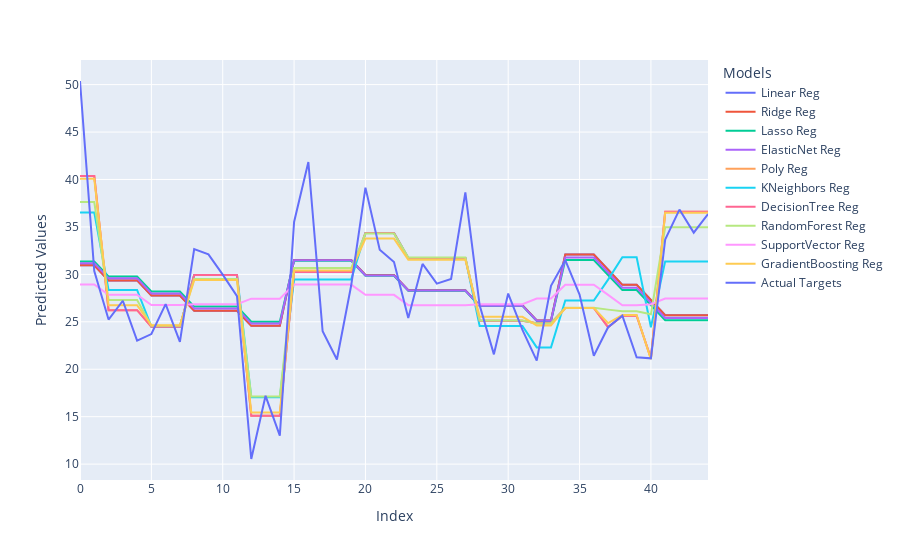

Notebook code for this chart:
### Code cell
fig = px.line(combinedDf, x='Index', y='Predicted Values', color='Models')
fig.show()

### Figure 1 — Plotly figure (JSON) as saved in the notebook; plotly's stock layout.template omitted (floating-point values rounded to 4 significant figures)
{"data": [{"hovertemplate": "Models=Linear Reg<br>Index=%{x}<br>Predicted Values=%{y}<extra></extra>", "legendgroup": "Linear Reg", "line": {"color": "#636efa", "dash": "solid"}, "marker": {"symbol": "circle"}, "mode": "lines", "name": "Linear Reg", "orientation": "v", "showlegend": true, "type": "scatter", "x": [0, 1, 2, 3, 4, 5, 6, 7, 8, 9, 10, 11, 12, 13, 14, 15, 16, 17, 18, 19, 20, 21, 22, 23, 24, 25, 26, 27, 28, 29, 30, 31, 32, 33, 34, 35, 36, 37, 38, 39, 40, 41, 42, 43, 44], "xaxis": "x", "y": [30.96, 30.96, 29.36, 29.36, 29.36, 27.77, 27.77, 27.77, 26.17, 26.17, 26.17, 26.17, 24.57, 24.57, 24.57, 31.53, 31.53, 31.53, 31.53, 31.53, 29.93, 29.93, 29.93, 28.33, 28.33, 28.33, 28.33, 28.33, 26.74, 26.74, 26.74, 26.74, 25.14, 25.14, 32.09, 32.09, 32.09, 30.49, 28.9, 28.9, 27.3, 25.7, 25.7, 25.7, 25.7], "yaxis": "y"}, {"hovertemplate": "Models=Ridge Reg<br>Index=%{x}<br>Predicted Values=%{y}<extra></extra>", "legendgroup": "Ridge Reg", "line": {"color": "#EF553B", "dash": "solid"}, "marker": {"symbol": "circle"}, "mode": "lines", "name": "Ridge Reg", "orientation": "v", "showlegend": true, "type": "scatter", "x": [0, 1, 2, 3, 4, 5, 6, 7, 8, 9, 10, 11, 12, 13, 14, 15, 16, 17, 18, 19, 20, 21, 22, 23, 24, 25, 26, 27, 28, 29, 30, 31, 32, 33, 34, 35, 36, 37, 38, 39, 40, 41, 42, 43, 44], "xaxis": "x", "y": [30.96, 30.96, 29.37, 29.37, 29.37, 27.77, 27.77, 27.77, 26.17, 26.17, 26.17, 26.17, 24.57, 24.57, 24.57, 31.53, 31.53, 31.53, 31.53, 31.53, 29.93, 29.93, 29.93, 28.33, 28.33, 28.33, 28.33, 28.33, 26.73, 26.73, 26.73, 26.73, 25.14, 25.14, 32.09, 32.09, 32.09, 30.49, 28.9, 28.9, 27.3, 25.7, 25.7, 25.7, 25.7], "yaxis": "y"}, {"hovertemplate": "Models=Lasso Reg<br>Index=%{x}<br>Predicted Values=%{y}<extra></extra>", "legendgroup": "Lasso Reg", "line": {"color": "#00cc96", "dash": "solid"}, "marker": {"symbol": "circle"}, "mode": "lines", "name": "Lasso Reg", "orientation": "v", "showlegend": true, "type": "scatter", "x": [0, 1, 2, 3, 4, 5, 6, 7, 8, 9, 10, 11, 12, 13, 14, 15, 16, 17, 18, 19, 20, 21, 22, 23, 24, 25, 26, 27, 28, 29, 30, 31, 32, 33, 34, 35, 36, 37, 38, 39, 40, 41, 42, 43, 44], "xaxis": "x", "y": [31.37, 31.37, 29.78, 29.78, 29.78, 28.19, 28.19, 28.19, 26.6, 26.6, 26.6, 26.6, 25.01, 25.01, 25.01, 31.44, 31.44, 31.44, 31.44, 31.44, 29.85, 29.85, 29.85, 28.27, 28.27, 28.27, 28.27, 28.27, 26.68, 26.68, 26.68, 26.68, 25.09, 25.09, 31.52, 31.52, 31.52, 29.93, 28.34, 28.34, 26.75, 25.16, 25.16, 25.16, 25.16], "yaxis": "y"}, {"hovertemplate": "Models=ElasticNet Reg<br>Index=%{x}<br>Predicted Values=%{y}<extra></extra>", "legendgroup": "ElasticNet Reg", "line": {"color": "#ab63fa", "dash": "solid"}, "marker": {"symbol": "circle"}, "mode": "lines", "name": "ElasticNet Reg", "orientation": "v", "showlegend": true, "type": "scatter", "x": [0, 1, 2, 3, 4, 5, 6, 7, 8, 9, 10, 11, 12, 13, 14, 15, 16, 17, 18, 19, 20, 21, 22, 23, 24, 25, 26, 27, 28, 29, 30, 31, 32, 33, 34, 35, 36, 37, 38, 39, 40, 41, 42, 43, 44], "xaxis": "x", "y": [31.18, 31.18, 29.59, 29.59, 29.59, 27.99, 27.99, 27.99, 26.4, 26.4, 26.4, 26.4, 24.81, 24.81, 24.81, 31.48, 31.48, 31.48, 31.48, 31.48, 29.89, 29.89, 29.89, 28.3, 28.3, 28.3, 28.3, 28.3, 26.7, 26.7, 26.7, 26.7, 25.11, 25.11, 31.78, 31.78, 31.78, 30.19, 28.6, 28.6, 27.0, 25.41, 25.41, 25.41, 25.41], "yaxis": "y"}, {"hovertemplate": "Models=Poly Reg<br>Index=%{x}<br>Predicted Values=%{y}<extra></extra>", "legendgroup": "Poly Reg", "line": {"color": "#FFA15A", "dash": "solid"}, "marker": {"symbol": "circle"}, "mode": "lines", "name": "Poly Reg", "orientation": "v", "showlegend": true, "type": "scatter", "x": [0, 1, 2, 3, 4, 5, 6, 7, 8, 9, 10, 11, 12, 13, 14, 15, 16, 17, 18, 19, 20, 21, 22, 23, 24, 25, 26, 27, 28, 29, 30, 31, 32, 33, 34, 35, 36, 37, 38, 39, 40, 41, 42, 43, 44], "xaxis": "x", "y": [40.37, 40.37, 26.23, 26.23, 26.23, 24.49, 24.49, 24.49, 29.93, 29.93, 29.93, 29.93, 15.1, 15.1, 15.1, 30.24, 30.24, 30.24, 30.24, 30.24, 34.35, 34.35, 34.35, 31.71, 31.71, 31.71, 31.71, 31.71, 25.11, 25.11, 25.11, 25.11, 24.86, 24.86, 26.45, 26.45, 26.45, 24.43, 25.65, 25.65, 21.15, 36.6, 36.6, 36.6, 36.6], "yaxis": "y"}, {"hovertemplate": "Models=KNeighbors Reg<br>Index=%{x}<br>Predicted Values=%{y}<extra></extra>", "legendgroup": "KNeighbors Reg", "line": {"color": "#19d3f3", "dash": "solid"}, "marker": {"symbol": "circle"}, "mode": "lines", "name": "KNeighbors Reg", "orientation": "v", "showlegend": true, "type": "scatter", "x": [0, 1, 2, 3, 4, 5, 6, 7, 8, 9, 10, 11, 12, 13, 14, 15, 16, 17, 18, 19, 20, 21, 22, 23, 24, 25, 26, 27, 28, 29, 30, 31, 32, 33, 34, 35, 36, 37, 38, 39, 40, 41, 42, 43, 44], "xaxis": "x", "y": [36.52, 36.52, 28.35, 28.35, 28.35, 24.49, 24.49, 24.49, 29.93, 29.93, 29.93, 29.93, 17.04, 17.04, 17.04, 29.45, 29.45, 29.45, 29.45, 29.45, 34.35, 34.35, 34.35, 31.71, 31.71, 31.71, 31.71, 31.71, 24.56, 24.56, 24.56, 24.56, 22.3, 22.3, 27.24, 27.24, 27.24, 29.44, 31.8, 31.8, 24.42, 31.37, 31.37, 31.37, 31.37], "yaxis": "y"}, {"hovertemplate": "Models=DecisionTree Reg<br>Index=%{x}<br>Predicted Values=%{y}<extra></extra>", "legendgroup": "DecisionTree Reg", "line": {"color": "#FF6692", "dash": "solid"}, "marker": {"symbol": "circle"}, "mode": "lines", "name": "DecisionTree Reg", "orientation": "v", "showlegend": true, "type": "scatter", "x": [0, 1, 2, 3, 4, 5, 6, 7, 8, 9, 10, 11, 12, 13, 14, 15, 16, 17, 18, 19, 20, 21, 22, 23, 24, 25, 26, 27, 28, 29, 30, 31, 32, 33, 34, 35, 36, 37, 38, 39, 40, 41, 42, 43, 44], "xaxis": "x", "y": [40.37, 40.37, 26.23, 26.23, 26.23, 24.49, 24.49, 24.49, 29.93, 29.93, 29.93, 29.93, 15.1, 15.1, 15.1, 30.24, 30.24, 30.24, 30.24, 30.24, 34.35, 34.35, 34.35, 31.71, 31.71, 31.71, 31.71, 31.71, 25.11, 25.11, 25.11, 25.11, 24.86, 24.86, 26.45, 26.45, 26.45, 24.43, 25.65, 25.65, 21.15, 36.59, 36.59, 36.59, 36.59], "yaxis": "y"}, {"hovertemplate": "Models=RandomForest Reg<br>Index=%{x}<br>Predicted Values=%{y}<extra></extra>", "legendgroup": "RandomForest Reg", "line": {"color": "#B6E880", "dash": "solid"}, "marker": {"symbol": "circle"}, "mode": "lines", "name": "RandomForest Reg", "orientation": "v", "showlegend": true, "type": "scatter", "x": [0, 1, 2, 3, 4, 5, 6, 7, 8, 9, 10, 11, 12, 13, 14, 15, 16, 17, 18, 19, 20, 21, 22, 23, 24, 25, 26, 27, 28, 29, 30, 31, 32, 33, 34, 35, 36, 37, 38, 39, 40, 41, 42, 43, 44], "xaxis": "x", "y": [37.62, 37.62, 27.3, 27.3, 27.3, 24.58, 24.58, 24.58, 29.51, 29.51, 29.51, 29.51, 17.13, 17.13, 17.13, 30.66, 30.66, 30.66, 30.66, 30.66, 34.3, 34.3, 34.3, 31.77, 31.77, 31.77, 31.77, 31.77, 25.13, 25.13, 25.13, 25.13, 24.83, 24.83, 26.47, 26.47, 26.47, 26.28, 26.1, 26.1, 25.8, 34.95, 34.95, 34.95, 34.95], "yaxis": "y"}, {"hovertemplate": "Models=SupportVector Reg<br>Index=%{x}<br>Predicted Values=%{y}<extra></extra>", "legendgroup": "SupportVector Reg", "line": {"color": "#FF97FF", "dash": "solid"}, "marker": {"symbol": "circle"}, "mode": "lines", "name": "SupportVector Reg", "orientation": "v", "showlegend": true, "type": "scatter", "x": [0, 1, 2, 3, 4, 5, 6, 7, 8, 9, 10, 11, 12, 13, 14, 15, 16, 17, 18, 19, 20, 21, 22, 23, 24, 25, 26, 27, 28, 29, 30, 31, 32, 33, 34, 35, 36, 37, 38, 39, 40, 41, 42, 43, 44], "xaxis": "x", "y": [28.93, 28.93, 27.85, 27.85, 27.85, 26.77, 26.77, 26.77, 26.86, 26.86, 26.86, 26.86, 27.44, 27.44, 27.44, 28.92, 28.92, 28.92, 28.92, 28.92, 27.84, 27.84, 27.84, 26.76, 26.76, 26.76, 26.76, 26.76, 26.85, 26.85, 26.85, 26.85, 27.45, 27.45, 28.9, 28.9, 28.9, 27.83, 26.75, 26.75, 26.85, 27.46, 27.46, 27.46, 27.46], "yaxis": "y"}, {"hovertemplate": "Models=GradientBoosting Reg<br>Index=%{x}<br>Predicted Values=%{y}<extra></extra>", "legendgroup": "GradientBoosting Reg", "line": {"color": "#FECB52", "dash": "solid"}, "marker": {"symbol": "circle"}, "mode": "lines", "name": "GradientBoosting Reg", "orientation": "v", "showlegend": true, "type": "scatter", "x": [0, 1, 2, 3, 4, 5, 6, 7, 8, 9, 10, 11, 12, 13, 14, 15, 16, 17, 18, 19, 20, 21, 22, 23, 24, 25, 26, 27, 28, 29, 30, 31, 32, 33, 34, 35, 36, 37, 38, 39, 40, 41, 42, 43, 44], "xaxis": "x", "y": [40.07, 40.07, 26.75, 26.75, 26.75, 24.64, 24.64, 24.64, 29.39, 29.39, 29.39, 29.39, 15.45, 15.45, 15.45, 30.41, 30.41, 30.41, 30.41, 30.41, 33.77, 33.77, 33.77, 31.55, 31.55, 31.55, 31.55, 31.55, 25.53, 25.53, 25.53, 25.53, 24.62, 24.62, 26.45, 26.45, 26.45, 24.86, 25.71, 25.71, 21.06, 36.49, 36.49, 36.49, 36.49], "yaxis": "y"}, {"hovertemplate": "Models=Actual Targets<br>Index=%{x}<br>Predicted Values=%{y}<extra></extra>", "legendgroup": "Actual Targets", "line": {"color": "#636efa", "dash": "solid"}, "marker": {"symbol": "circle"}, "mode": "lines", "name": "Actual Targets", "orientation": "v", "showlegend": true, "type": "scatter", "x": [0, 1, 2, 3, 4, 5, 6, 7, 8, 9, 10, 11, 12, 13, 14, 15, 16, 17, 18, 19, 20, 21, 22, 23, 24, 25, 26, 27, 28, 29, 30, 31, 32, 33, 34, 35, 36, 37, 38, 39, 40, 41, 42, 43, 44], "xaxis": "x", "y": [50.38, 30.36, 25.24, 27.22, 23.01, 23.71, 26.87, 22.89, 32.67, 32.11, 29.97, 27.7, 10.54, 17.2, 13, 35.52, 41.84, 24, 21.03, 28.82, 39.14, 32.6, 31.3, 25.39, 31.1, 29.02, 29.52, 38.65, 26.75, 21.57, 27.98, 24.14, 20.91, 28.8, 31.49, 27.87, 21.42, 24.43, 25.65, 21.26, 21.15, 33.67, 36.83, 34.4, 36.36], "yaxis": "y"}], "layout": {"legend": {"title": {"text": "Models"}, "tracegroupgap": 0}, "margin": {"t": 60}, "xaxis": {"anchor": "y", "domain": [0, 1], "title": {"text": "Index"}}, "yaxis": {"anchor": "x", "domain": [0, 1], "title": {"text": "Predicted Values"}}}}
